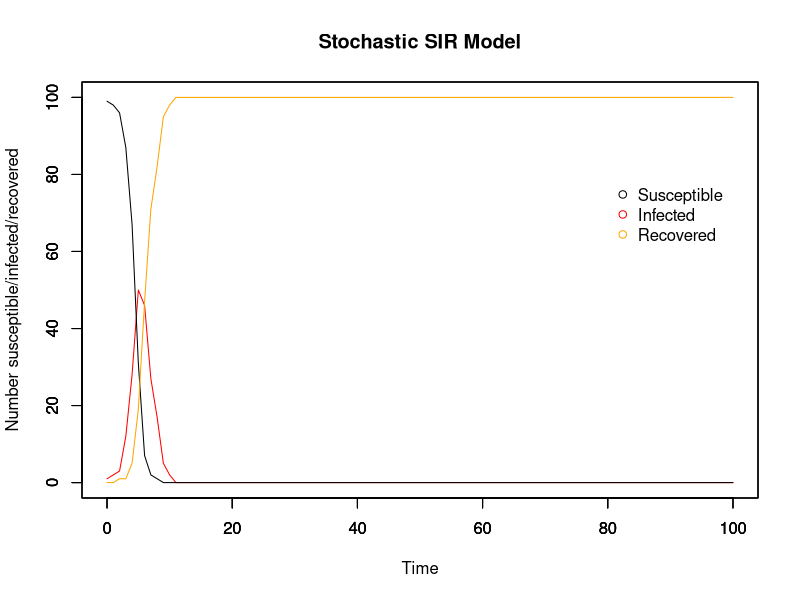

Recreate this plot in R.
## Individual-based stochastic SIR model from scratch
## 26/10/17

##################
## Input values ##
##################

# Time
timestep <- 1
times <- seq(0, 100, by = timestep)

# Initial population: N-1 susceptible, 1 infectious, 0 recovered
init.values = c(
  S = 100-1,
  I = 1,
  R = 0
)
N = sum(init.values)

# R0 & duration of infectiousness
R0 <- 5
D_inf <- 2

# Array for holding collective disease status information for whole period of time
data <- array(0, dim =c(length(times), length(init.values)+1))
data[,1] <- times # make first column the timesteps so you know what's happening when making plots

# Calculating probabilities that do not change with time
p <- R0 * (timestep/(D_inf*N)) # probability of effective contact
r_t <- (1/D_inf)*timestep # Recovery rate

# For loops for calculating each individual's disease status at each timepoint
for (time in times){
  if (time == 0){ # Set up the number of S/I/R at time 0
    data[1,2] <- init.values["S"] # number of susceptibles at time 0
    data[1,3] <- init.values["I"] # number of infecteds at time 0
    data[1,4] <- init.values["R"] # number of recovereds at time 0
    
  } else{
    whole_time <- 1/timestep * time # makes time into the whole number that it corresponds to in the array rows
    foi_t <- 1 - (1 - p)^data[whole_time, 3] # take data on the number infectious from previous timestep!
    inf <- rbinom(1, size = data[whole_time,2], prob = foi_t) # number who become infected in this timestep
    rec <- rbinom(1, size = data[whole_time,3], prob = r_t)# number who become recovered in this timestep
    
    data[whole_time+1,2] <- data[whole_time, 2] - inf # number of susceptibles at other times
    
    data[whole_time+1,3] <- data[whole_time, 3]  + inf - rec # number of infecteds at other times
    
    data[whole_time+1,4] <- data[whole_time,4] + rec # number of recovereds at other times
  }
}

run_stoch <- data.frame(data) # make array into a dataframe
colnames(run_stoch) <- c("time","S", "I", "R")

plot(x = run_stoch$time, y = run_stoch$I, type = "line", col = "red", ylim = c(0,N),
     xlab = "Time", ylab = "Number susceptible/infected/recovered", main = "Stochastic SIR Model")
par(new=T)
plot(x = run_stoch$time, y = run_stoch$S, type = "line", ylim = c(0,N), ylab = "", xlab = "") # add susceptible line
par(new=T)
plot(x = run_stoch$time, y = run_stoch$R, type = "line", col = "orange", ylim = c(0,N), ylab = "", xlab = "") # recovered

## Add legend
legend(80, 0.8*N, c("Susceptible", "Infected", "Recovered"), pch = 1, col = c("black", "red", "orange"), bty = "n")

######################################################################################################################
